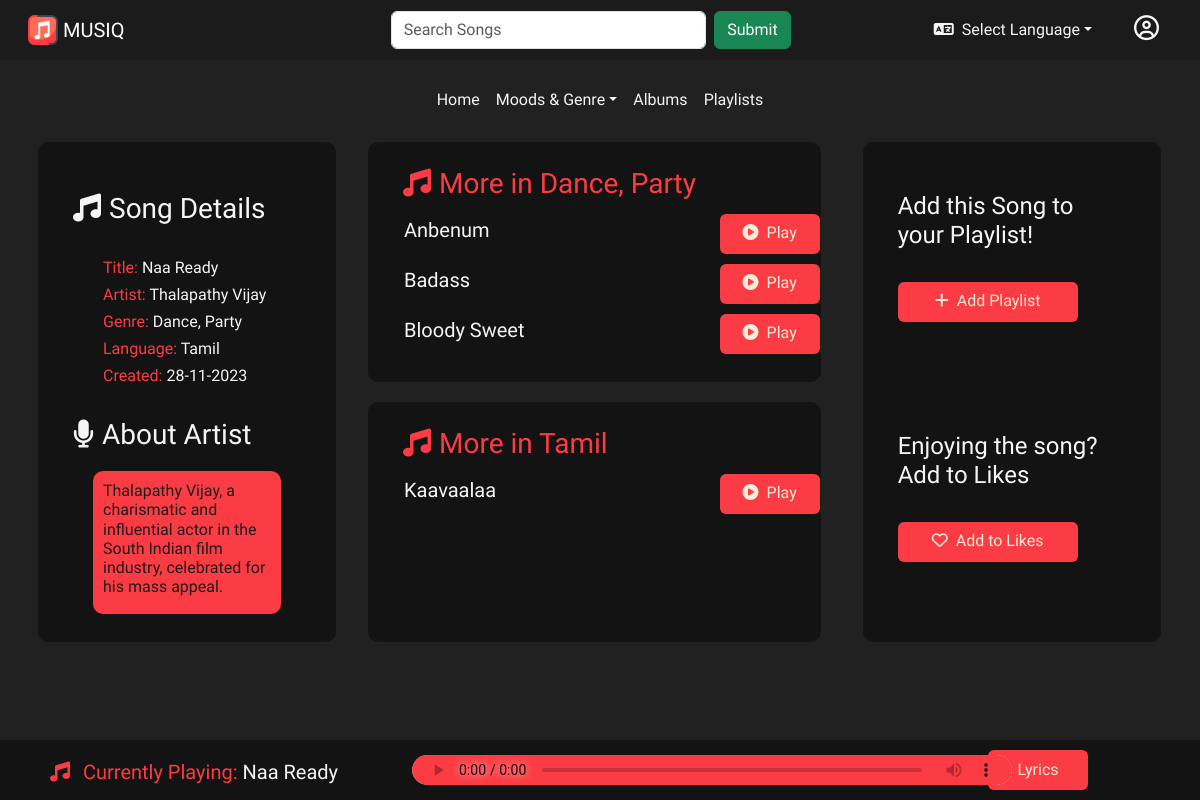
The page /main/songs/1 (signed in) on the database its author committed.
### models.py (models this page shows)
class Song(db.Model):
    __tablename__ = 'songs'
    song_id = db.Column(db.Integer(), autoincrement = True, primary_key = True)
    album_id = db.Column(db.Integer(), db.ForeignKey('albums.album_id'))
    artist_id = db.Column(db.Integer(), db.ForeignKey('artists.artist_id'), nullable = False)
    title = db.Column(db.String(100), nullable = False)
    language = db.Column(db.String(50), nullable = False)
    genre = db.Column(db.String(50), nullable = False)
    lyrics = db.Column(db.String(), nullable = False)
    created_at = db.Column(db.DateTime(timezone = True), server_default = func.now())
    updated_at = db.Column(db.DateTime(timezone = True), server_default = func.now())
    flag = db.Column(db.Boolean(), default = False)
    album = db.relationship('Album', back_populates = 'songs', overlaps='albums_songs,songs')
    artist = db.relationship('Artist', back_populates = 'songs')

class Artist(db.Model):
    __tablename__ = 'artists'
    artist_id = db.Column(db.Integer(), autoincrement = True, primary_key = True)
    name = db.Column(db.String(), nullable = False)
    description = db.Column(db.String(500), nullable = True)
    songs = db.relationship('Song', back_populates = 'artist', overlaps='artists_songs,songs')
    album = db.relationship('Album', back_populates = 'artist', overlaps='albums,artists_albums')

### app.py (the view)
@app.route("/main/songs/<int:song_id>", methods=['GET', 'POST'])
@login_required #Can be performed only user is logged in
def play_songs(song_id):
    user = current_user
    song = Song.query.filter_by(song_id = song_id).first()
    artist = Artist.query.filter_by(artist_id = song.artist_id).first()
    likes = Interaction.query.filter_by(user_id = user.user_id).all()
    genre = song.genre.split(',')
    genre = [gen.strip() for gen in genre]
    genres = Song.query.filter(or_(*(Song.genre.like(f'%{gen}%') for gen in genre))).all()
    langs = Song.query.filter_by(language = song.language).all()
    genre_list = [genre for genre in genres if genre != song]
    lang_list = [lang for lang in langs if lang != song]
    lang_list = [song for song in lang_list if song not in genre_list[0:3]]
    if request.method == 'GET':
        return render_template('music_player.html', song = song, artist= artist, genres=genre_list[0:3], langs = lang_list[0:3] , likes= likes, user=user)

### app.py (called while the page is built)
@login_manager.user_loader
def load_user(user_id):
    return User.query.get(user_id)

@app.after_request
def after_request(response):
    header = response.headers
    header['Access-Control-Allow-Origin'] = '*'
    return response

### templates/music_player.html (shortened to what this page needs)
{% extends "main.html" %} {%block musicplayer%}
<div class="main-container container-fluid">
  <div class="row">
    <div class="col-3 song-details">
      <h3><i class="fa-solid fa-music me-2"></i>Song Details</h3>
      <br />
      <h6 class="contents">
        <span class="domain">Title:</span> {{song.title}}
      </h6>
      <h6 class="contents">
        <span class="domain">Artist: </span> {{artist.name}}
      </h6>
      <h6 class="contents">
        <span class="domain">Genre:</span> {{song.genre}}
      </h6>
      <h6 class="contents">
        <span class="domain">Language:</span> {{song.language}}
      </h6>
      <h6 class="contents">
        <span class="domain">Created:</span>
        {{song.created_at.strftime('%d-%m-%Y')}}
      </h6>
      <br />
      <h3><i class="fa-solid fa-microphone me-2"></i>About Artist</h3>
      <div class="about-artist">
        <h6>{{artist.description}}</h6>
      </div>
    </div>
    <div class="col-5 suggested-songs">
      <div class="col related-genre">
        <h3>
          <span class="domain"
            ><i class="fa-solid fa-music me-2"></i>More in {{song.genre}}</span
          >
        </h3>
        <table class="genre-songs">
          {%for genre in genres%}
          <tr style="height: 50px">
            <td style="width: 400px"><h5>{{genre.title}}</h5></td>
            <td>
              <a
                class="btn lyrics-btn"
                href="{{url_for('play_songs', song_id=genre.song_id)}}"
              >
                <i class="fa-solid fa-circle-play me-2"></i>Play
              </a>
            </td>
          </tr>
          {%endfor%}
        </table>
      </div>
      <div class="col related-lang">
        <h3>
          <span class="domain"
            ><i class="fa-solid fa-music me-2"></i>More in
            {{song.language}}</span
          >
        </h3>
        <table class="genre-songs">
          {%for lang in langs%}
          <tr style="height: 50px">
            <td style="width: 400px"><h5>{{lang.title}}</h5></td>
            <td>
              <a
                class="btn lyrics-btn"
                href="{{url_for('play_songs', song_id=lang.song_id)}}"
              >
                <i class="fa-solid fa-circle-play me-2"></i>Play
              </a>
            </td>
          </tr>
          {%endfor%}
        </table>
      </div>
    </div>
    <div class="col-3 song-details">
      <div class="add-to-playlist">
        <h4>Add this Song to your Playlist!</h4>
        <br />
        <a
          class="btn add-playlist-btn"
          href="{{url_for('add_playlists', username=user.username)}}"
          ><i class="fa-solid fa-plus me-2"></i>Add Playlist</a
        >
      </div>
      <div class="add-to-likes">
        <h4>Enjoying the song? Add to Likes</h4>
        <br />
        {%if song.song_id in likes | map(attribute='song_id')%}
        <a
          class="btn add-playlist-btn"
          href="{{url_for('dislike_songs', song_id=song.song_id)}}"
          ><i class="fa-solid fa-heart me-2"></i>Added to Likes</a
        >
        {%else%}
        <a
          class="btn add-playlist-btn"
          href="{{url_for('like_songs', song_id=song.song_id)}}"
          ><i class="fa-regular fa-heart me-2"></i>Add to Likes</a
        >
        {%endif%}
      </div>
    </div>
  </div>
</div>
<div class="music-player container-fluid">
  <div class="row">
    <div class="col-4 current">
      <h5>
        <p id="current-song">
          <span class="domain"
            ><i class="fa-solid fa-music me-2"></i> Currently Playing: </span
          >{{song.title}}
        </p>
      </h5>
    </div>
    <div class="col-4 audio-player">
      <audio controls autoplay>
        <source src="/static/audio/{{song.song_id}}.mp3" type="audio/mpeg" />
      </audio>
    </div>
    <div class="col-3 d-flex justify-content-end">
      <button class="btn lyrics-btn" onclick="show_lyrics()">Lyrics</button>
    </div>
  </div>
</div>
{%endblock%}

### static/styles/main.css (style rules this page uses)
:root { --primary-font: "Gabarito", sans-serif; --primary-color: #1c1b1b; --primary-color-dark: #141313; --primary-color-derived: #212121; --secondary-color: #fc3c44; --secondary-color-derived: #fe5e63; --secondary-color-derived-2: #fa8b8f; }
* { font-family: var(--primary-font); }
body { background-color: var(--primary-color-derived) !important; color: whitesmoke !important; }
.main-container { padding-left: 20px !important; padding-top: 20px !important; }
.contents { padding-left: 30px !important; }
.song-details, .playlist-details { background-color: var(--primary-color-dark); border-color: black; border-radius: 10px; margin-left: 30px; padding-left: 35px !important; padding-top: 50px !important; padding-right: 35px !important; height: 500px !important; }
.about-artist { background-color: var(--secondary-color); border-color: black; border-radius: 10px; margin: 20px; padding: 10px !important; color: var(--primary-color); }
.related-genre, .related-lang { background-color: var(--primary-color-dark); border-color: black; border-radius: 10px; margin-left: 20px; margin-bottom: 20px; padding-left: 35px !important; padding-top: 25px !important; height: 240px !important; padding-bottom: 10px !important; }
.music-player { position: fixed; height: 60px; width: 100%; background-color: var(--primary-color-dark); border-color: black !important; bottom: 0px !important; z-index: -1 !important; padding-top: 10px; }
.current { padding-left: 50px !important; padding-top: 10px; }
.lyrics-btn, .add-playlist-btn { background-color: var(--secondary-color) !important; color: antiquewhite !important; height: 40px !important; width: 100px !important; }
.add-playlist-btn { width: 180px !important; }
.domain { color: var(--secondary-color); }
.add-to-playlist { height: 240px !important; }
audio { width: 600px; height: 30px; display: block; border-radius: 20px; margin: 0 auto; }
.audio-player { padding-top: 5px; }

### rows shown on the page
Song: title "Naa Ready", genre "Dance, Party", language "Tamil", created_at "28-11-2023"
Artist: name "Thalapathy Vijay", description "Thalapathy Vijay, a charismatic and influential actor in the South Indian film industry, celebrated for his mass appeal."
Song: title "Anbenum"
Song: title "Badass"
Song: title "Bloody Sweet"
Song: title "Kaavaalaa"
